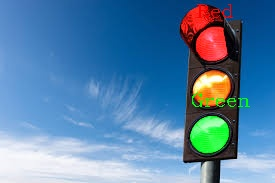
#> input picture picture_tagged4.jpg, 275 x 183 px, given in place of the camera
$ python color_capture_test4_gpu.py
#> lines starting #> are read from the running program, lines starting #| are printed output that depends on the picture; after the words box and inside, x2 and y2 are one past the last pixel; in counts of white or black regions, pixels touching at a corner belong together
import cv2
import numpy as np
import time
from collections import deque

class HighPerformanceColorDetector:
    def __init__(self):
        # 优化的颜色范围 (HSV格式)
        self.color_ranges = {
            'Red': [
                ([0, 150, 100], [8, 255, 255]),      # 红色范围1 - 调整参数
                ([172, 150, 100], [180, 255, 255])   # 红色范围2 - 调整参数
            ],
            'Blue': [([100, 150, 80], [130, 255, 255])],
            'Green': [([40, 80, 80], [80, 255, 255])],
            'Yellow': [([22, 100, 100], [32, 255, 255])],
            'Purple': [([130, 80, 80], [160, 255, 255])],
            'Orange': [([10, 150, 100], [18, 255, 255])],
            'Cyan': [([85, 100, 80], [100, 255, 255])]
        }

        # 颜色对应的BGR值
        self.color_bgr = {
            'Red': (0, 0, 255),
            'Blue': (255, 0, 0),
            'Green': (0, 255, 0),
            'Yellow': (0, 255, 255),
            'Purple': (255, 0, 255),
            'Orange': (0, 165, 255),
            'Cyan': (255, 255, 0)
        }

        # FPS计算
        self.fps_queue = deque(maxlen=30)
        self.prev_time = time.time()

        # 检查GPU支持
        self.use_gpu = self.check_gpu_support()
        print(f"GPU Acceleration: {'Enabled' if self.use_gpu else 'Disabled'}")

        # 性能优化设置
        self.processing_scale = 0.4  # 更低的处理比例以提高性能
        self.target_width = 1920
        self.target_height = 1080

        # 预处理kernel
        self.kernel_open = cv2.getStructuringElement(cv2.MORPH_ELLIPSE, (3, 3))
        self.kernel_close = cv2.getStructuringElement(cv2.MORPH_ELLIPSE, (7, 7))

        # 创建渐变色背景
        self.gradient_bg = self.create_gradient_bg(self.target_width, self.target_height)

        # 性能统计
        self.processing_times = deque(maxlen=30)

        # 多线程处理设置
        self.frame_buffer = deque(maxlen=2)

    def check_gpu_support(self):
        """检查GPU支持 - 更安全的检查方法"""
        try:
            # 检查CUDA是否可用
            if hasattr(cv2, 'cuda') and hasattr(cv2.cuda, 'getCudaEnabledDeviceCount'):
                cuda_count = cv2.cuda.getCudaEnabledDeviceCount()
                if cuda_count > 0:
                    print(f"Found {cuda_count} CUDA device(s)")

                    # 测试GPU功能
                    try:
                        gpu_mat = cv2.cuda_GpuMat()
                        test_frame = np.zeros((100, 100, 3), dtype=np.uint8)
                        gpu_mat.upload(test_frame)
                        return True
                    except Exception as e:
                        print(f"GPU test failed: {e}")
                        return False
            return False
        except Exception as e:
            print(f"GPU check failed: {e}")
            return False

    def create_gradient_bg(self, width, height):
        """创建渐变色背景"""
        bg = np.zeros((height, width, 3), dtype=np.uint8)
        for i in range(height):
            ratio = i / height
            r = int(30 + ratio * 50)
            g = int(30 + ratio * 30)
            b = int(70 + ratio * 100)
            bg[i, :] = (b, g, r)
        return bg

    def get_light_color(self, color_bgr, alpha=0.3):
        """生成浅色版本"""
        return tuple(int(c + (255 - c) * alpha) for c in color_bgr)

    def put_pretty_text(self, img, text, position, color,
                       font_scale=1.0, thickness=2, shadow=True):
        """绘制美观的文字"""
        font = cv2.FONT_HERSHEY_COMPLEX

        if shadow:
            # 文字阴影
            shadow_color = (0, 0, 0)
            cv2.putText(img, text,
                       (position[0] + 2, position[1] + 2),
                       font, font_scale, shadow_color, thickness + 1,
                       cv2.LINE_AA)

        # 主文字
        cv2.putText(img, text, position,
                   font, font_scale, color, thickness, cv2.LINE_AA)

    def calculate_fps(self):
        """计算真实FPS"""
        current_time = time.time()
        fps = 1.0 / (current_time - self.prev_time)
        self.prev_time = current_time
        self.fps_queue.append(fps)

        # 返回平均FPS
        return sum(self.fps_queue) / len(self.fps_queue) if self.fps_queue else fps

    def optimize_frame(self, frame):
        """优化帧处理性能 - 降低处理分辨率但保持显示分辨率"""
        # 保持原始帧用于显示
        display_frame = frame.copy()

        # 创建用于处理的缩小版本
        if self.processing_scale != 1.0:
            h, w = frame.shape[:2]
            new_w = int(w * self.processing_scale)
            new_h = int(h * self.processing_scale)
            process_frame = cv2.resize(frame, (new_w, new_h))
        else:
            process_frame = frame.copy()

        return display_frame, process_frame

    def enhance_red_detection(self, hsv):
        """专门增强红色检测"""
        # 红色在HSV中有两个范围
        red_lower1 = np.array([0, 150, 100])
        red_upper1 = np.array([8, 255, 255])
        red_lower2 = np.array([172, 150, 100])
        red_upper2 = np.array([180, 255, 255])

        mask1 = cv2.inRange(hsv, red_lower1, red_upper1)
        mask2 = cv2.inRange(hsv, red_lower2, red_upper2)
        red_mask = cv2.bitwise_or(mask1, mask2)

        # 对红色使用更强的形态学操作
        kernel_red = cv2.getStructuringElement(cv2.MORPH_ELLIPSE, (5, 5))
        red_mask = cv2.morphologyEx(red_mask, cv2.MORPH_OPEN, kernel_red)
        red_mask = cv2.morphologyEx(red_mask, cv2.MORPH_CLOSE, kernel_red)

        return red_mask

    def optimized_color_detection(self, frame, hsv):
        """优化的颜色检测方法 - 不使用GPU"""
        start_time = time.time()
        detected_areas = []

        # 专门处理红色
        red_mask = self.enhance_red_detection(hsv)
        red_contours, _ = cv2.findContours(red_mask, cv2.RETR_EXTERNAL, cv2.CHAIN_APPROX_SIMPLE)

        for contour in red_contours:
            area = cv2.contourArea(contour)
            if area > 600:  # 红色使用更低的面积阈值
                hull = cv2.convexHull(contour)
                x, y, w, h = cv2.boundingRect(hull)

                # 调整坐标到原始尺寸
                if self.processing_scale != 1.0:
                    scale = 1.0 / self.processing_scale
                    x, y, w, h = int(x*scale), int(y*scale), int(w*scale), int(h*scale)
                    hull = (hull * scale).astype(np.int32)

                center_x = x + w // 2
                center_y = y + h // 2
                detected_areas.append({
                    'name': 'Red',
                    'center': (center_x, center_y),
                    'size': max(w, h),
                    'color': self.color_bgr['Red'],
                    'contour': hull
                })

        # 处理其他颜色 - 使用更高效的循环
        for color_name, ranges in self.color_ranges.items():
            if color_name == 'Red':  # 红色已经处理过
                continue

            combined_mask = None
            for lower, upper in ranges:
                lower_np = np.array(lower)
                upper_np = np.array(upper)
                mask = cv2.inRange(hsv, lower_np, upper_np)

                if combined_mask is None:
                    combined_mask = mask
                else:
                    combined_mask = cv2.bitwise_or(combined_mask, mask)

            if combined_mask is None:
                continue

            # 形态学操作
            mask = cv2.morphologyEx(combined_mask, cv2.MORPH_OPEN, self.kernel_open)
            mask = cv2.morphologyEx(mask, cv2.MORPH_CLOSE, self.kernel_close)

            # 查找轮廓
            contours, _ = cv2.findContours(mask, cv2.RETR_EXTERNAL, cv2.CHAIN_APPROX_SIMPLE)

            for contour in contours:
                area = cv2.contourArea(contour)
                min_area = 800  # 进一步降低阈值

                if area > min_area:
                    # 使用凸包来获得更精确的形状
                    hull = cv2.convexHull(contour)
                    x, y, w, h = cv2.boundingRect(hull)

                    # 调整坐标到原始尺寸
                    if self.processing_scale != 1.0:
                        scale = 1.0 / self.processing_scale
                        x, y, w, h = int(x*scale), int(y*scale), int(w*scale), int(h*scale)
                        hull = (hull * scale).astype(np.int32)

                    # 计算轮廓的圆形度，过滤不规则形状
                    perimeter = cv2.arcLength(hull, True)
                    if perimeter > 0:
                        circularity = 4 * np.pi * area / (perimeter * perimeter)
                        if circularity < 0.25:  # 降低阈值以检测更多形状
                            continue

                    center_x = x + w // 2
                    center_y = y + h // 2
                    detected_areas.append({
                        'name': color_name,
                        'center': (center_x, center_y),
                        'size': max(w, h),
                        'color': self.color_bgr[color_name],
                        'contour': hull
                    })

        # 记录处理时间
        processing_time = (time.time() - start_time) * 1000  # 转换为毫秒
        self.processing_times.append(processing_time)

        return detected_areas

    # [14 lines left out: function create_rounded_mask, not called in this run]

    def detect_colors(self, frame):
        """检测颜色并返回处理后的图像"""
        # 分离显示帧和处理帧
        display_frame, process_frame = self.optimize_frame(frame)

        # 水平翻转
        display_frame = cv2.flip(display_frame, 1)
        process_frame = cv2.flip(process_frame, 1)

        # 转换为HSV
        hsv = cv2.cvtColor(process_frame, cv2.COLOR_BGR2HSV)

        # 对HSV图像进行高斯模糊，减少噪声
        hsv = cv2.GaussianBlur(hsv, (3, 3), 0)

        # 创建结果图像
        result = self.gradient_bg.copy()
        h_display, w_display = display_frame.shape[:2]
        if (w_display, h_display) != (self.target_width, self.target_height):
            result = cv2.resize(result, (w_display, h_display))

        # 创建一个透明层用于颜色涂抹
        color_layer = np.zeros_like(display_frame, dtype=np.uint8)

        # 使用优化的颜色检测
        detected_areas = self.optimized_color_detection(process_frame, hsv)

        # 处理每个检测到的区域
        for area in detected_areas:
            name = area['name']
            center = area['center']
            size = area['size']
            color = area['color']
            contour = area['contour']

            # 创建圆角掩码
            contour_mask = self.create_rounded_mask([contour], display_frame.shape)

            # 获取浅色
            light_color = self.get_light_color(color, alpha=0.4)

            # 在颜色层上涂抹
            colored_area = np.full_like(display_frame, light_color, dtype=np.uint8)
            color_layer[contour_mask > 0] = colored_area[contour_mask > 0]

        # 将颜色层与原图混合
        result = cv2.addWeighted(display_frame, 0.7, color_layer, 0.3, 0)

        # 添加检测到的颜色标签
        for area in detected_areas:
            name = area['name']
            center = area['center']
            size = area['size']
            color = area['color']

            # 根据区域大小调整字体大小
            font_scale = max(0.8, min(2.0, size / 150))
            thickness = max(1, int(size / 100))

            # 添加背景圆
            radius = max(30, size // 8)
            cv2.circle(result, center, radius, (40, 40, 40), -1)
            cv2.circle(result, center, radius, color, 2)

            # 添加文字
            text_size = cv2.getTextSize(name, cv2.FONT_HERSHEY_COMPLEX, font_scale, thickness)[0]
            text_x = center[0] - text_size[0] // 2
            text_y = center[1] + text_size[1] // 2

            self.put_pretty_text(result, name, (text_x, text_y), color,
                               font_scale, thickness)

        return result, len(detected_areas)

    def add_ui_elements(self, frame, detected_count):
        """添加UI元素"""
        h, w = frame.shape[:2]

        # 计算真实FPS
        fps = self.calculate_fps()

        # 计算平均处理时间
        avg_processing_time = sum(self.processing_times) / len(self.processing_times) if self.processing_times else 0

        # 添加标题栏
        title_bg = np.zeros((60, w, 3), dtype=np.uint8)
        title_bg[:, :] = (40, 40, 60)
        frame[0:60, 0:w] = cv2.addWeighted(frame[0:60, 0:w], 0.3, title_bg, 0.7, 0)

        # 添加标题
        title = "High-Performance Color Detection"
        self.put_pretty_text(frame, title, (20, 40),
                           (255, 255, 255), 1.2, 2)

        # 添加状态栏
        status_bg = np.zeros((40, w, 3), dtype=np.uint8)
        status_bg[:, :] = (30, 30, 30)
        frame[h-40:h, 0:w] = cv2.addWeighted(frame[h-40:h, 0:w], 0.4, status_bg, 0.6, 0)

        # 添加状态信息
        status_text = f"Detected: {detected_count} colors | Q:Exit | S:Screenshot | +/-:Scale({self.processing_scale})"
        self.put_pretty_text(frame, status_text, (20, h-10),
                           (200, 200, 200), 0.6, 1)

        # 添加性能信息
        fps_text = f"FPS: {fps:.1f}"
        fps_size = cv2.getTextSize(fps_text, cv2.FONT_HERSHEY_COMPLEX, 0.6, 1)[0]
        self.put_pretty_text(frame, fps_text, (w - fps_size[0] - 20, 40),
                           (0, 255, 255), 0.6, 1)

        # 添加处理时间信息
        time_text = f"Process: {avg_processing_time:.1f}ms"
        time_size = cv2.getTextSize(time_text, cv2.FONT_HERSHEY_COMPLEX, 0.5, 1)[0]
        self.put_pretty_text(frame, time_text, (w - time_size[0] - 20, 70),
                           (0, 200, 255), 0.5, 1)

        # 添加分辨率信息
        res_text = f"Resolution: {w}x{h}"
        res_size = cv2.getTextSize(res_text, cv2.FONT_HERSHEY_COMPLEX, 0.5, 1)[0]
        self.put_pretty_text(frame, res_text, (w - res_size[0] - 20, 95),
                           (0, 200, 255), 0.5, 1)

        # 添加处理模式信息
        mode_text = f"Processing Scale: {self.processing_scale}"
        mode_size = cv2.getTextSize(mode_text, cv2.FONT_HERSHEY_COMPLEX, 0.5, 1)[0]
        self.put_pretty_text(frame, mode_text, (w - mode_size[0] - 20, 120),
                           (0, 255, 0), 0.5, 1)

def main():
    # 初始化检测器
    detector = HighPerformanceColorDetector()

    # 打开摄像头
    cap = cv2.VideoCapture(0)

    if not cap.isOpened():
        print("Cannot open camera!")
        return

    # 尝试设置高分辨率和高帧率
    print("Setting camera to maximum resolution and frame rate...")

    # 尝试设置高分辨率
    cap.set(cv2.CAP_PROP_FRAME_WIDTH, detector.target_width)
    cap.set(cv2.CAP_PROP_FRAME_HEIGHT, detector.target_height)

    # 尝试设置高帧率
    cap.set(cv2.CAP_PROP_FPS, 60)

    # 启用MJPEG格式（如果支持）以获得更高性能
    cap.set(cv2.CAP_PROP_FOURCC, cv2.VideoWriter_fourcc(*'MJPG'))

    # 获取实际设置的值
    actual_width = int(cap.get(cv2.CAP_PROP_FRAME_WIDTH))
    actual_height = int(cap.get(cv2.CAP_PROP_FRAME_HEIGHT))
    actual_fps = cap.get(cv2.CAP_PROP_FPS)

    print(f"Camera resolution: {actual_width}x{actual_height}")
    print(f"Camera FPS: {actual_fps}")
    print(f"Processing scale: {detector.processing_scale}")
    print("Press '+' to increase processing scale (more accurate)")
    print("Press '-' to decrease processing scale (faster)")

    # 如果实际分辨率低于目标，更新检测器的目标分辨率
    if actual_width != detector.target_width or actual_height != detector.target_height:
        detector.target_width = actual_width
        detector.target_height = actual_height
        detector.gradient_bg = detector.create_gradient_bg(actual_width, actual_height)
        print(f"Adjusted target resolution to: {actual_width}x{actual_height}")

    print("High-performance color detection started!")
    print("Press 'Q' to exit")
    print("Press 'S' to save screenshot")

    screenshot_count = 0

    while True:
        ret, frame = cap.read()
#> frame is the input picture: shape (183, 275, 3); mean B, G, R 167.8, 130.7, 86.9
        if not ret:
            print("Failed to grab frame!")
            break

        # 检测颜色
        result, count = detector.detect_colors(frame)
#> in detect_colors, `process_frame = cv2.flip(process_frame, 1)`:
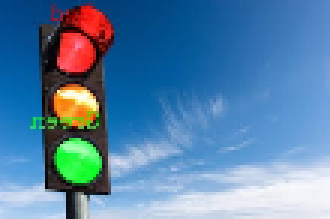
#> process_frame: shape (73, 110, 3) (shown 3 times larger); mean B, G, R 167.7, 130.7, 86.8
#> in enhance_red_detection, `mask1 = cv2.inRange(hsv, red_lower1, red_upper1)`:
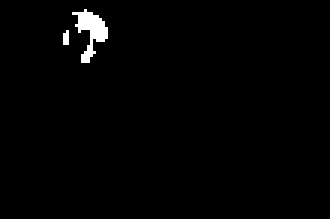
#> mask1: shape (73, 110) (shown 3 times larger); 1.3% white; 2 white regions (1 under 20 px), largest, box (x1, y1, x2, y2) and area: (24, 3, 36, 21) 94
#> in optimized_color_detection, `red_contours, _ = cv2.findContours(red_mask, cv2.RETR_EXTERNAL, cv2.CH..`: red_contours = 1 contour; box (x1, y1, x2, y2) and area: (26, 3, 36, 14) 52
#> the loop in optimized_color_detection, `for contour in red_contours:` made 1 pass
#> area on pass 1: 52
#> after the loop in optimized_color_detection, `for contour in red_contours:`: detected_areas = []
#> after the loop in optimized_color_detection, `for color_name, ranges in self.color_ranges.items():`:
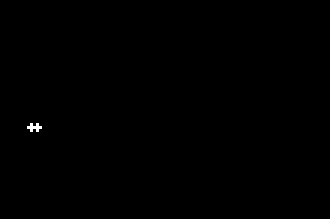
#> mask: shape (73, 110) (shown 3 times larger); 0.11% white in thin lines or dots, all inside (x1, y1, x2, y2) = (9, 41, 14, 44)
#> in detect_colors, `result = cv2.addWeighted(display_frame, 0.7, color_layer, 0.3, 0)`:
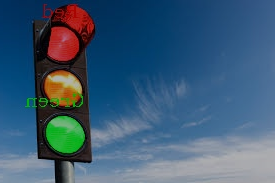
#> result: shape (183, 275, 3); mean B, G, R 117.5, 91.5, 60.8
#> count = 0

        # 添加UI元素
        detector.add_ui_elements(result, count)
#> in add_ui_elements, `frame[0:60, 0:w] = cv2.addWeighted(frame[0:60, 0:w], 0.3, title_bg, 0...`:
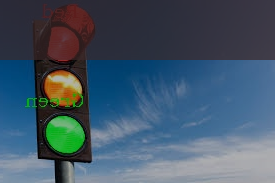
#> frame: shape (183, 275, 3); mean B, G, R 104.7, 87, 66.9
#> in put_pretty_text, `font = cv2.FONT_HERSHEY_COMPLEX`: font = 3
#> call 2 of put_pretty_text, with position = (20, 173), color = (200, 200, 200), font_scale = 0.6, thickness = 1, shadow = True
#> in put_pretty_text (call 2), `cv2.putText(img, text, (position[0] + 2, position[1] + 2), font, font_..`:
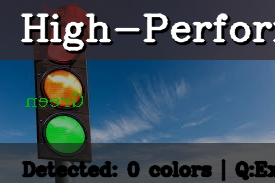
#> img: shape (183, 275, 3); mean B, G, R 94.2, 79.3, 60.8
#> in add_ui_elements, `fps_size = cv2.getTextSize(fps_text, cv2.FONT_HERSHEY_COMPLEX, 0.6, 1)..`: fps_size = (96, 14)
#> in add_ui_elements, `time_size = cv2.getTextSize(time_text, cv2.FONT_HERSHEY_COMPLEX, 0.5, ..`: time_size = (130, 12)
#> in add_ui_elements, `res_size = cv2.getTextSize(res_text, cv2.FONT_HERSHEY_COMPLEX, 0.5, 1)..`: res_size = (174, 12)
#> in add_ui_elements, `mode_size = cv2.getTextSize(mode_text, cv2.FONT_HERSHEY_COMPLEX, 0.5, ..`: mode_size = (183, 12)
#> in put_pretty_text (call 6), `cv2.putText(img, text, position, font, font_scale, color, thickness, c..`:
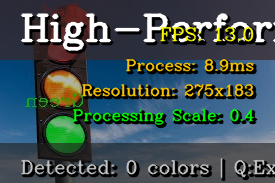
#> img: shape (183, 275, 3); mean B, G, R 82.1, 80.7, 64.5

        # 显示结果
        cv2.imshow('High-Performance Color Detection', result)

        # 键盘输入
        key = cv2.waitKey(1) & 0xFF
#> (key q is pressed here)
        if key == ord('q') or key == ord('Q'):
            break
        elif key == ord('s') or key == ord('S'):
            # 保存截图
            screenshot_count += 1
            filename = f'color_detection_{screenshot_count}.png'
            cv2.imwrite(filename, result)
            print(f"Screenshot saved: {filename}")
        elif key == ord('+') or key == ord('='):
            # 增加处理比例（更精确）
            detector.processing_scale = min(1.0, detector.processing_scale + 0.1)
            print(f"Processing scale increased to: {detector.processing_scale}")
        elif key == ord('-') or key == ord('_'):
            # 减少处理比例（更快）
            detector.processing_scale = max(0.2, detector.processing_scale - 0.1)
            print(f"Processing scale decreased to: {detector.processing_scale}")

    # 释放资源
    cap.release()
    cv2.destroyAllWindows()
    print("Program exited")

if __name__ == "__main__":
    main()

$ run again, on color_detection_1.png
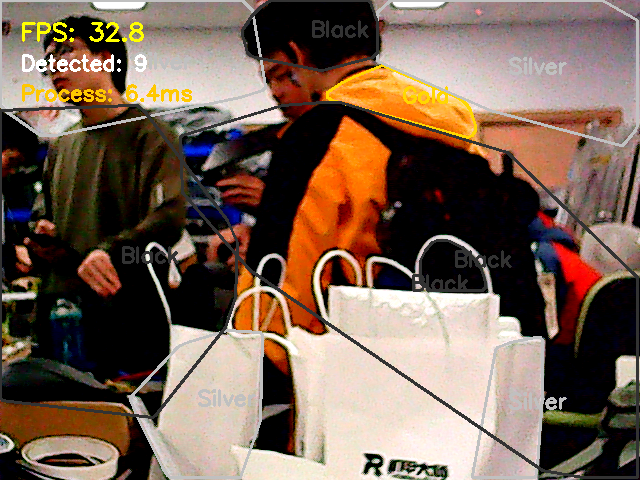
#> input picture color_detection_1.png, 640 x 480 px, given in place of the camera
#> in main, frame is the input picture: shape (480, 640, 3); mean B, G, R 83.8, 98.8, 121.3
#> in enhance_red_detection, `mask1 = cv2.inRange(hsv, red_lower1, red_upper1)`:
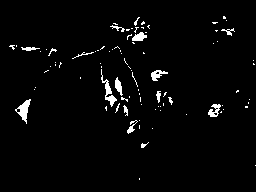
#> mask1: shape (192, 256); 2.7% white; 89 white regions (73 under 20 px), largest, box (x1, y1, x2, y2) and area: (15, 99, 31, 124) 164, (101, 69, 117, 107) 158, (208, 104, 221, 117) 95
#> mask2: shape (192, 256); every value is 0
#> red_contours = 7 contours, 2 with area under 20; largest, box (x1, y1, x2, y2) and area: (19, 100, 30, 120) 114, (105, 85, 116, 103) 68, (133, 32, 146, 41) 60, (115, 80, 122, 92) 47, (151, 72, 158, 79) 25
#> the loop in optimized_color_detection, `for contour in red_contours:` made 7 passes
#> area on passes 3 to 7: 114.5, 68, 47, 25, 60.5
#> after the loop in optimized_color_detection, `for contour in red_contours:`: detected_areas = []
#> count = 0
#> font = 3
#> fps_size = (84, 14)
#> time_size = (140, 12)
#> res_size = (174, 12)
#> mode_size = (183, 12)
#> in put_pretty_text (call 6), `cv2.putText(img, text, position, font, font_scale, color, thickness, c..`:
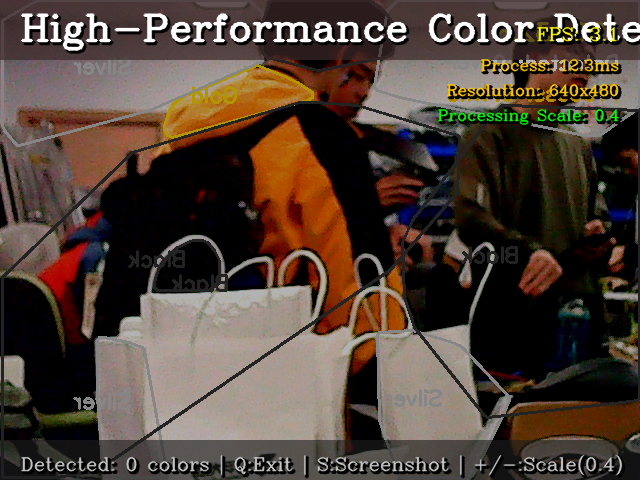
#> img: shape (480, 640, 3); mean B, G, R 55.2, 65.6, 80.7

$ run again, on color_detection_2.png
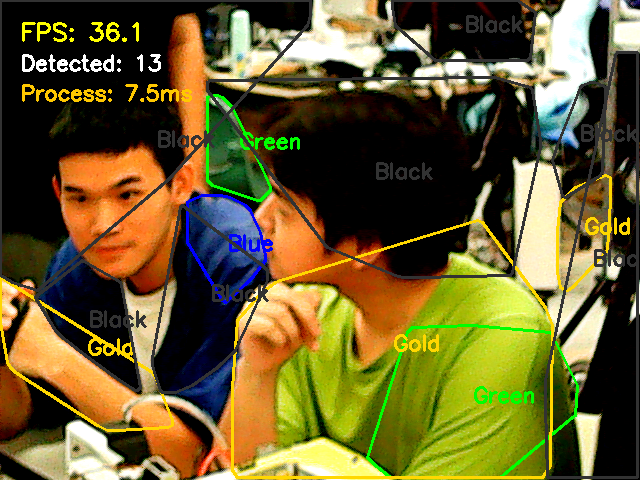
#> input picture color_detection_2.png, 640 x 480 px, given in place of the camera
#> in main, frame is the input picture: shape (480, 640, 3); mean B, G, R 45.2, 92.8, 104.8
#> in enhance_red_detection, `mask1 = cv2.inRange(hsv, red_lower1, red_upper1)`:
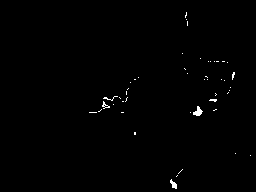
#> mask1: shape (192, 256); 0.55% white in thin lines or dots, all inside (x1, y1, x2, y2) = (89, 12, 251, 189)
#> mask2: shape (192, 256); every value is 0
#> red_mask: shape (192, 256); 0.11% white; 2 white regions (1 under 20 px)
#> red_contours = 2 contours, 1 with area under 20; largest, box (x1, y1, x2, y2) and area: (194, 109, 202, 116) 28
#> the loop in optimized_color_detection, `for contour in red_contours:` made 2 passes
#> area on pass 2: 28.5
#> after the loop in optimized_color_detection, `for contour in red_contours:`: detected_areas = []
#> count = 0
#> font = 3
#> fps_size = (84, 14)
#> time_size = (140, 12)
#> res_size = (174, 12)
#> mode_size = (183, 12)
#> in put_pretty_text (call 6), `cv2.putText(img, text, position, font, font_scale, color, thickness, c..`:
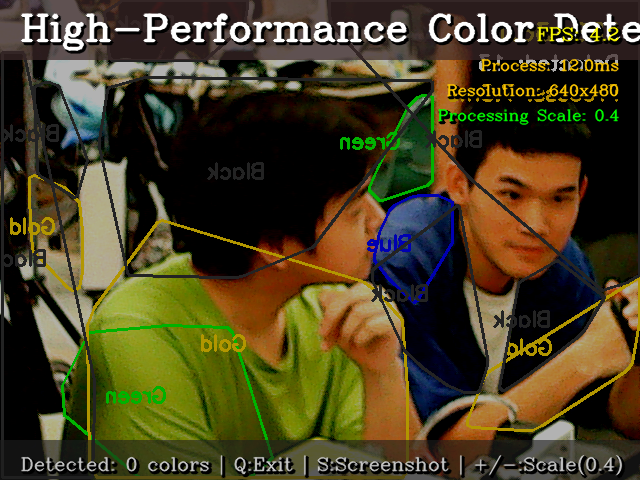
#> img: shape (480, 640, 3); mean B, G, R 33.9, 63.7, 72.4
